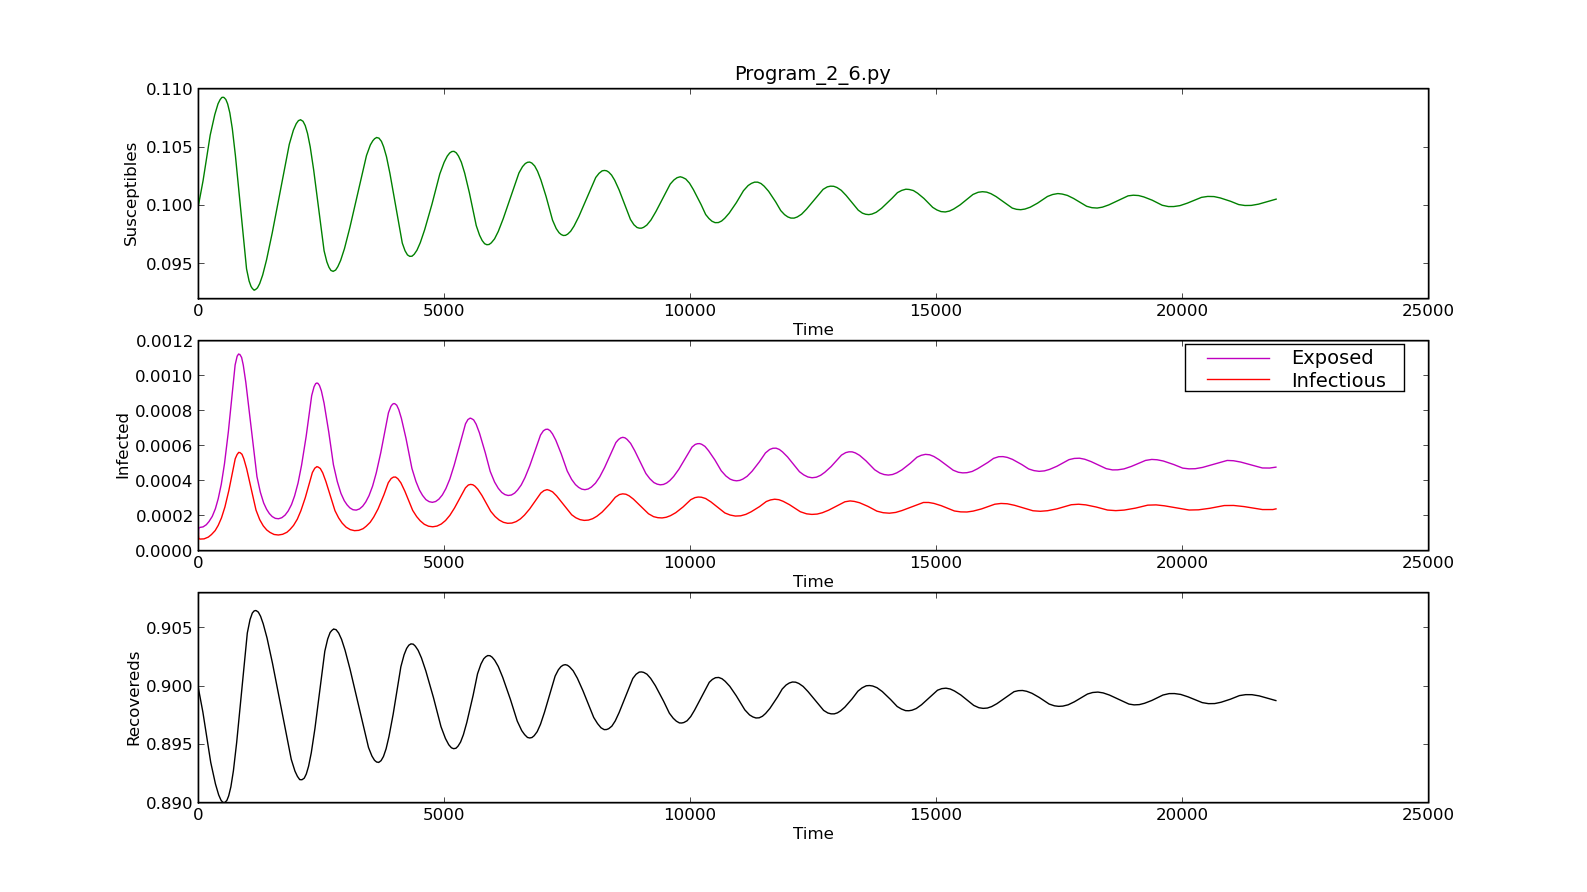

Source code (Python):
#!/usr/bin/env python3

####################################################################
###    This is the PYTHON version of program 2.6 from page 41 of   #
### "Modeling Infectious Disease in humans and animals"            #
### by Keeling & Rohani.										   #
###																   #
### It is the SEIR epidemic with equal births and deaths.          #
### Note we no-longer explicitly model the recovered class.	       #
####################################################################

###################################
### Written by Ilias Soumpasis    #
### [email redacted]	  #
###################################

import scipy.integrate as spi
import numpy as np
import pylab as pl

mu=1/(70*365.0)
beta=520/365.0
sigma=1/14.0
gamma=1/7.0
ND=60*365.0
TS=1.0
S0=0.1
E0=1e-4
I0=1e-4
INPUT = (S0, E0, I0)

def diff_eqs(INP,t):
	'''The main set of equations'''
	Y=np.zeros((3))
	V = INP
	Y[0] = mu - beta * V[0] * V[2] - mu * V[0]
	Y[1] = beta * V[0] * V[2] - sigma * V[1] - mu * V[1]
	Y[2] = sigma * V[1] - gamma * V[2] - mu * V[2]
	return Y   # For odeint



t_start = 0.0; t_end = ND; t_inc = TS
t_range = np.arange(t_start, t_end+t_inc, t_inc)
RES = spi.odeint(diff_eqs,INPUT,t_range)

Rec=1. - (RES[:,0]+RES[:,1]+RES[:,2])
print (RES)

#Ploting
pl.figure(figsize=(16, 8))
pl.subplot(311)
pl.plot(RES[:,0], '-g', label='Susceptibles')
pl.title('Program_2_6.py')
#pl.xlabel('Time')
pl.ylabel('Susceptibles')
pl.subplot(312)
pl.plot(RES[:,1], '-m', label='Exposed')
pl.plot(RES[:,2], '-r', label='Infectious')
pl.legend(loc=0)
#pl.xlabel('Time')
pl.ylabel('Infected')
pl.subplot(313)
pl.plot(Rec, '-k', label='Recovereds')
pl.xlabel('Time')
pl.ylabel('Recovereds')
pl.savefig('Program_2_6.png')
pl.show()
